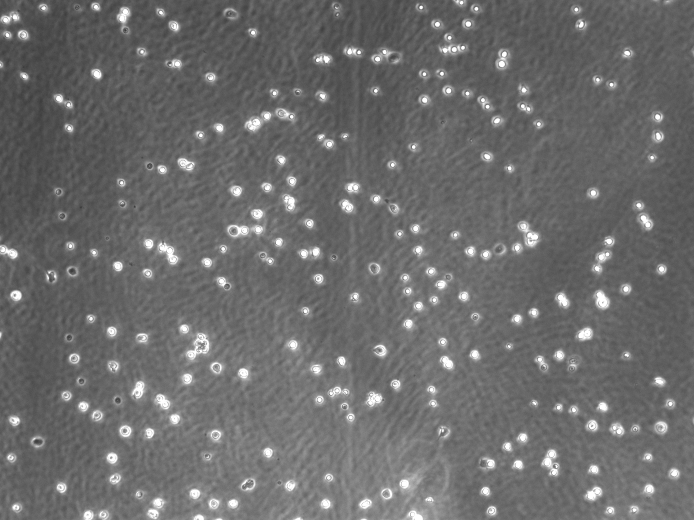
#> input picture data_neutrophils/img/Aligned0000.tif, 1388 x 1040 px, found by its file name (shown at 1/2 size)
$ python dataset_create_3class.py   (Python 2 division)   (older library calls are emulated)
#> lines starting #> are read from the running program, lines starting #| are printed output that depends on the picture; after the words box and inside, x2 and y2 are one past the last pixel; in counts of white or black regions, pixels touching at a corner belong together
# -*- coding: utf-8 -*-
"""
Created on Wed Mar 11 16:35:28 2015

@author: Sajith
"""


import scipy as sp
import time
# [5 lines of commented-out code are left out]
import numpy as np
#from matplotlib import pyplot as plt
#import skimage.morphology as skmorph
import cv2
from scipy.ndimage import label
from scipy.ndimage import interpolation
from random import shuffle
# [14 lines of commented-out code are left out]

WIN_SIZE = 15
WINDOW = 2*WIN_SIZE + 1

#%% training set
orimg = cv2.imread('/home/saj/Documents/deep/deeptraing/data_neutrophils/img/Aligned0000.tif',cv2.CV_LOAD_IMAGE_UNCHANGED)
#> orimg is the input picture: shape (1040, 1388); min 54, max 255, mean 108.3
#orimg = cv2.imread('/home/saj/Documents/deeptraing-master/data/img/ex_Phase0001.tif',cv2.CV_LOAD_IMAGE_UNCHANGED)
orimg = np.float32(orimg)
orimg = orimg-orimg.min()
orimg = np.uint8(255*(orimg/orimg.max()))

segimage = cv2.imread('/home/saj/Documents/deep/deeptraing/data_neutrophils/seg/labeledAligned0000.tif',cv2.CV_LOAD_IMAGE_UNCHANGED)
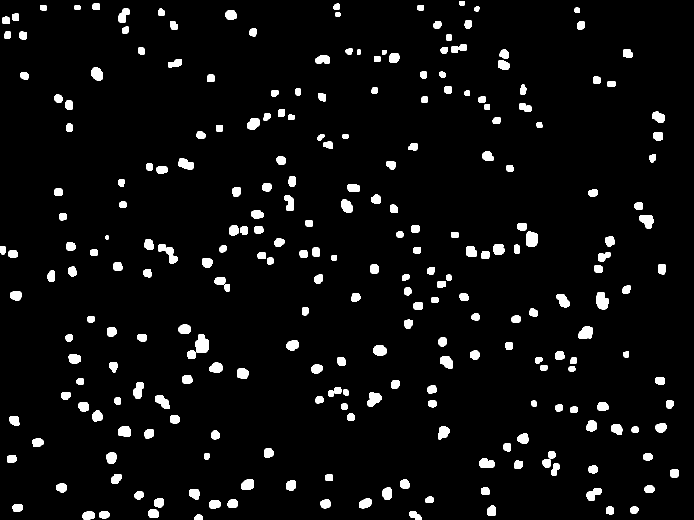
#> input picture data_neutrophils/seg/labeledAligned0000.tif, 1388 x 1040 px, found by its file name (shown at 1/2 size)
#> segimage: shape (1040, 1388); values 0 (black) and 1 (white), 4.7% white; 256 white regions, largest, box (x1, y1, x2, y2) and area: (390, 668, 418, 705) 815, (1192, 584, 1217, 619) 676, (316, 488, 355, 527) 667
cenimage = cv2.imread('/home/saj/Documents/deep/deeptraing/data_neutrophils/seg/cenAligned0000.tif',cv2.CV_LOAD_IMAGE_UNCHANGED)
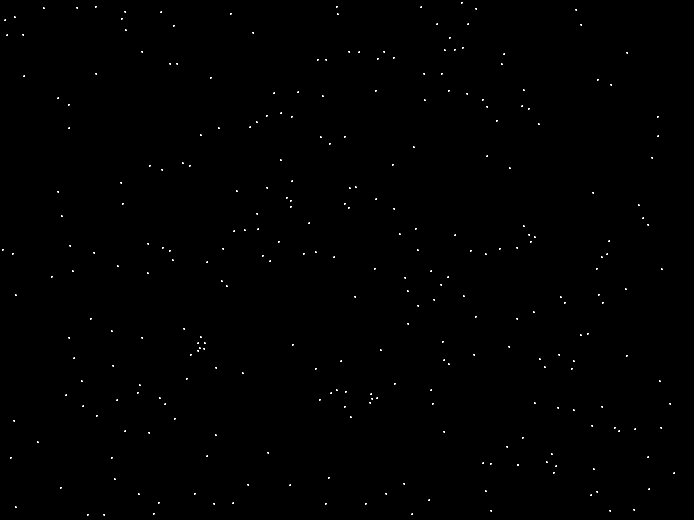
#> input picture data_neutrophils/seg/cenAligned0000.tif, 1388 x 1040 px, found by its file name (shown at 1/2 size)
#> cenimage: shape (1040, 1388); values 0 (black) and 1 (white), 0.18% white in thin lines or dots
#segimage = cv2.imread('/home/saj/Documents/deeptraing-master/data/seg/labeled20141021_ex_Phase0001.tif',cv2.CV_LOAD_IMAGE_UNCHANGED)
#fgcoord = np.argwhere(segimage>0)
fgimage = segimage>0
cellimage = (fgimage* ~(cenimage==1))
#> cellimage: shape (1040, 1388) bool; 4.5% white; 256 white regions, largest, box (x1, y1, x2, y2) and area: (390, 668, 418, 705) 761, (1192, 584, 1217, 619) 658, (316, 488, 355, 527) 640

bgcoord = np.argwhere(segimage==0)
#> bgcoord = 1375388 pairs, first value 0 to 1039, second value 0 to 1387
cellcoord = np.argwhere(cellimage==1)
#> cellcoord = 65546 pairs, first value 2 to 1039, second value 0 to 1357
cencoord = np.argwhere(cenimage==1)
#> cencoord = 2586 pairs, first value 4 to 1030, second value 4 to 1349

#%%
cellc = []
for ii in cellcoord:
    if(ii[0]>WINDOW and ii[1]>WINDOW and ii[0]<orimg.shape[0]-WINDOW and ii[1]<orimg.shape[1]-WINDOW):
        cellc.append(ii)
#> this loop made 65546 passes
#> ii on passes 1 to 3: [2, 919], [2, 920], [2, 921]
#> after the loop, cellc = 59394 items

bagc = []
for ii in bgcoord:
    if(ii[0]>WINDOW and ii[1]>WINDOW and ii[0]<orimg.shape[0]-WINDOW and ii[1]<orimg.shape[1]-WINDOW):
        bagc.append(ii)
#> this loop made 1375388 passes
#> ii on passes 1 to 3: [0, 0], [0, 1], [0, 2]
#> after the loop, bagc = 1232794 items
cenc = []
for ii in cencoord:
    if(ii[0]>WINDOW and ii[1]>WINDOW and ii[0]<orimg.shape[0]-WINDOW and ii[1]<orimg.shape[1]-WINDOW):
        cenc.append(ii)
#> this loop made 2586 passes
#> ii on passes 1 to 3: [4, 922], [4, 923], [4, 924]
#> after the loop, cenc = 2337 pairs, first value 36 to 1008, second value 32 to 1349

shuffle(cellc)
shuffle(bagc)
shuffle(cenc)
cellc = cellc[0:20000]
#> cellc = 20000 pairs, first value 32 to 1008, second value 32 to 1356
bagc = bagc[0:20000]
#> bagc has the same summary as cellc
#cenc = cenc[0:200]

#%%
#st = time.time()
#countval = 0

# training data

outfolder = '/home/saj/Downloads/caffe-master/examples/neutrophiles/neutrotraindata/'
strlist = []

#cellregion
for ii in cellc:
    savname = 'cell_' + np.str(ii[0]) +'_' + np.str(ii[1]) + '.png'
    savimg = orimg[ii[0] - WIN_SIZE:ii[0] + WIN_SIZE, ii[1] - WIN_SIZE:ii[1] + WIN_SIZE]
    cv2.imwrite(outfolder + savname, savimg)
    strval = outfolder + savname + " "+ "0"
    strlist.append(strval)
#> this loop made 20000 passes
#> (ii, savname) on passes 1 to 3: ([952, 662], 'cell_952_662.png'), ([580, 811], 'cell_580_811.png'), ([354, 579], 'cell_354_579.png')
#> after the loop, strlist = 20000 items
#bagground region
bagccname = []
for ii in bagc:
    savname = 'bg_' + np.str(ii[0]) +'_' + np.str(ii[1]) + '.png'
    savimg = orimg[ii[0] - WIN_SIZE:ii[0] + WIN_SIZE, ii[1] - WIN_SIZE:ii[1] + WIN_SIZE]
    cv2.imwrite(outfolder + savname, savimg)
    strval = outfolder + savname + " "+ "1"
    strlist.append(strval)
#> this loop made 20000 passes
#> (ii, savname) on passes 1 to 3: ([259, 548], 'bg_259_548.png'), ([430, 848], 'bg_430_848.png'), ([112, 1022], 'bg_112_1022.png')
#> after the loop, strlist = 40000 items
#cell center region
#labcen, ncc = label(cenimage==1, np.ones((3,3)))

for ii in cenc:
    cencrop = orimg[ii[0] - WINDOW:ii[0] + WINDOW, ii[1] - WINDOW:ii[1] + WINDOW]
    for ang in np.arange(0,350,200):
        rotimg = np.uint8(interpolation.rotate(cencrop,ang,reshape=False))
        savimg = rotimg[rotimg.shape[0]/2 - WIN_SIZE:rotimg.shape[0]/2 + WIN_SIZE, rotimg.shape[1]/2 - WIN_SIZE:rotimg.shape[1]/2 + WIN_SIZE]
        savname = 'cen_' + np.str(ii[0]) +'_' + np.str(ii[1]) + np.str(ang) +'.png'
        cv2.imwrite(outfolder + savname, savimg)
        strval = outfolder + savname + " "+ "2"
        strlist.append(strval)
#> this loop made 2337 passes
#> ii on passes 1 to 3: [785, 661], [933, 1112], [684, 886]
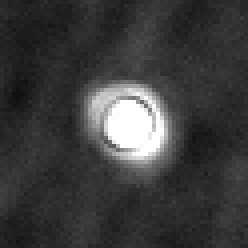
#> cencrop: shape (62, 62) (shown 4 times larger); min 15, max 255, mean 60.2
#> after the loop, strlist = 44674 items
#print time.time() -st
shuffle(strlist)
target = open(outfolder +'training', 'w')

trainsize = np.shape(strlist)[0]-np.mod(np.shape(strlist)[0],100)
#> trainsize = 44600
for ii in range(trainsize):
    target.write(strlist[ii])
    target.write("\n")
target.close()

#%%


#%% #################### testing set ########################################
orimg = cv2.imread('/home/saj/Documents/deep/deeptraing/data_neutrophils/img/Aligned0001.tif',cv2.CV_LOAD_IMAGE_UNCHANGED)
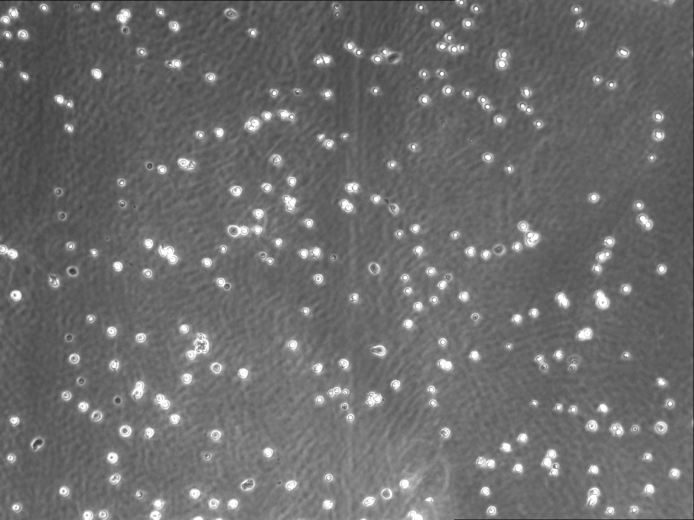
#> input picture data_neutrophils/img/Aligned0001.tif, 1388 x 1040 px, found by its file name (shown at 1/2 size)
#> orimg is the input picture: shape (1040, 1388); min 0, max 255, mean 108.2
#orimg = cv2.imread('/home/saj/Documents/deeptraing-master/data/img/ex_Phase0001.tif',cv2.CV_LOAD_IMAGE_UNCHANGED)
orimg = np.float32(orimg)
orimg = orimg-orimg.min()
orimg = np.uint8(255*(orimg/orimg.max()))

segimage = cv2.imread('/home/saj/Documents/deep/deeptraing/data_neutrophils/seg/labeledAligned0001.tif',cv2.CV_LOAD_IMAGE_UNCHANGED)
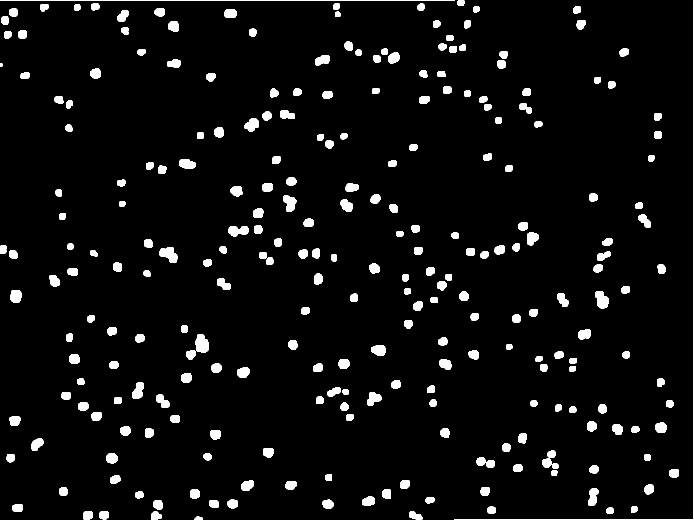
#> input picture data_neutrophils/seg/labeledAligned0001.tif, 1388 x 1040 px, found by its file name (shown at 1/2 size)
#> segimage: shape (1040, 1388); values 0 (black) and 1 (white), 4.9% white; 257 white regions, largest, box (x1, y1, x2, y2) and area: (908, 0, 1388, 1040) 1519, (0, 0, 910, 1) 910, (391, 668, 417, 705) 782
cenimage = cv2.imread('/home/saj/Documents/deep/deeptraing/data_neutrophils/seg/cenAligned0001.tif',cv2.CV_LOAD_IMAGE_UNCHANGED)
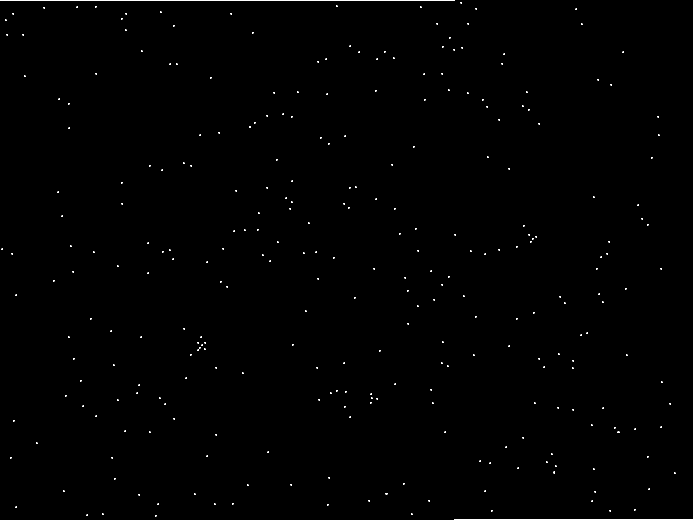
#> input picture data_neutrophils/seg/cenAligned0001.tif, 1388 x 1040 px, found by its file name (shown at 1/2 size)
#> cenimage: shape (1040, 1388); values 0 (black) and 1 (white), 0.35% white in thin lines or dots
#segimage = cv2.imread('/home/saj/Documents/deeptraing-master/data/seg/labeled20141021_ex_Phase0001.tif',cv2.CV_LOAD_IMAGE_UNCHANGED)
#fgcoord = np.argwhere(segimage>0)
fgimage = segimage>0
cellimage = (fgimage* ~(cenimage==1))
#> cellimage: shape (1040, 1388) bool; 4.5% white; 255 white regions, largest, box (x1, y1, x2, y2) and area: (391, 668, 417, 705) 719, (319, 494, 355, 526) 715, (1190, 582, 1217, 618) 677

bgcoord = np.argwhere(segimage==0)
#> bgcoord = 1372907 pairs, first value 0 to 1039, second value 0 to 1386
cellcoord = np.argwhere(cellimage==1)
#> cellcoord = 65562 pairs, first value 0 to 1039, second value 0 to 1357
cencoord = np.argwhere(cenimage==1)
#> cencoord = 5051 pairs, first value 0 to 1039, second value 0 to 1387

#%%
cellc = []
for ii in cellcoord:
    if(ii[0]>WINDOW and ii[1]>WINDOW and ii[0]<orimg.shape[0]-WINDOW and ii[1]<orimg.shape[1]-WINDOW):
        cellc.append(ii)
#> this loop made 65562 passes
#> ii on passes 1 to 3: [0, 917], [0, 918], [0, 919]
#> after the loop, cellc = 58827 items

bagc = []
for ii in bgcoord:
    if(ii[0]>WINDOW and ii[1]>WINDOW and ii[0]<orimg.shape[0]-WINDOW and ii[1]<orimg.shape[1]-WINDOW):
        bagc.append(ii)
#> this loop made 1372907 passes
#> ii on passes 1 to 3: [0, 910], [0, 911], [0, 912]
#> after the loop, bagc = 1233325 items
cenc = []
for ii in cencoord:
    if(ii[0]>WINDOW and ii[1]>WINDOW and ii[0]<orimg.shape[0]-WINDOW and ii[1]<orimg.shape[1]-WINDOW):
        cenc.append(ii)
#> this loop made 5051 passes
#> after the loop, cenc = 2373 pairs, first value 36 to 1008, second value 32 to 1350

shuffle(cellc)
shuffle(bagc)
shuffle(cenc)
cellc = cellc[0:2000]
#> cellc = 2000 pairs, first value 32 to 1008, second value 32 to 1355
bagc = bagc[0:2000]
#> bagc = 2000 pairs, first value 32 to 1008, second value 32 to 1356
cenc = cenc[0:2000]
#> cenc = 2000 pairs, first value 36 to 1008, second value 32 to 1350

#%
#st = time.time()
#countval = 0

# training data

outfolder = '/home/saj/Downloads/caffe-master/examples/neutrophiles/neutrotestdata/'
strlist = []

#cellregion
for ii in cellc:
    savname = 'cell_' + np.str(ii[0]) +'_' + np.str(ii[1]) + '.png'
    savimg = orimg[ii[0] - WIN_SIZE:ii[0] + WIN_SIZE, ii[1] - WIN_SIZE:ii[1] + WIN_SIZE]
    cv2.imwrite(outfolder + savname, savimg)
    strval = outfolder + savname + " "+ "0"
    strlist.append(strval)
#> this loop made 2000 passes
#> (ii, savname) on passes 1 to 3: ([273, 1315], 'cell_273_1315.png'), ([853, 1272], 'cell_853_1272.png'), ([590, 931], 'cell_590_931.png')
#> after the loop, strlist = 2000 items
#bagground region
bagccname = []
for ii in bagc:
    savname = 'bg_' + np.str(ii[0]) +'_' + np.str(ii[1]) + '.png'
    savimg = orimg[ii[0] - WIN_SIZE:ii[0] + WIN_SIZE, ii[1] - WIN_SIZE:ii[1] + WIN_SIZE]
    cv2.imwrite(outfolder + savname, savimg)
    strval = outfolder + savname + " "+ "1"
    strlist.append(strval)
#> this loop made 2000 passes
#> (ii, savname) on passes 1 to 3: ([854, 718], 'bg_854_718.png'), ([422, 419], 'bg_422_419.png'), ([952, 612], 'bg_952_612.png')
#> after the loop, strlist = 4000 items
#cell center region
#labcen, ncc = label(cenimage==1, np.ones((3,3)))

for ii in cenc:
        savimg = orimg[ii[0] - WIN_SIZE:ii[0] + WIN_SIZE, ii[1] - WIN_SIZE:ii[1] + WIN_SIZE]
        savname = 'cen_' + np.str(ii[0]) +'_' + np.str(ii[1]) + np.str(ang) +'.png'
        cv2.imwrite(outfolder + savname, savimg)
        strval = outfolder + savname + " "+ "2"
        strlist.append(strval)
#> this loop made 2000 passes
#> (ii, savname) on passes 1 to 3: ([833, 191], 'cen_833_191200.png'), ([735, 432], 'cen_735_432200.png'), ([232, 582], 'cen_232_582200.png')
#> pass 3, `savimg = orimg[ii[0] - WIN_SIZE:ii[0] + WIN_SIZE, ii[1] - WIN_SIZE:ii[..`:
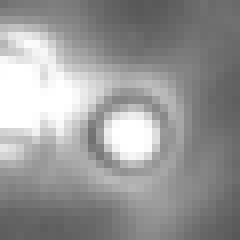
#> savimg: shape (30, 30) (shown 8 times larger); min 88, max 255, mean 151.8
#> after the loop, strlist = 6000 items
#print time.time() -st
shuffle(strlist)

testsize = np.shape(strlist)[0]-np.mod(np.shape(strlist)[0],100)
#> testsize = 6000
target = open(outfolder +'testing', 'w')

for ii in range(testsize):
    target.write(strlist[ii])
    target.write("\n")
target.close()
